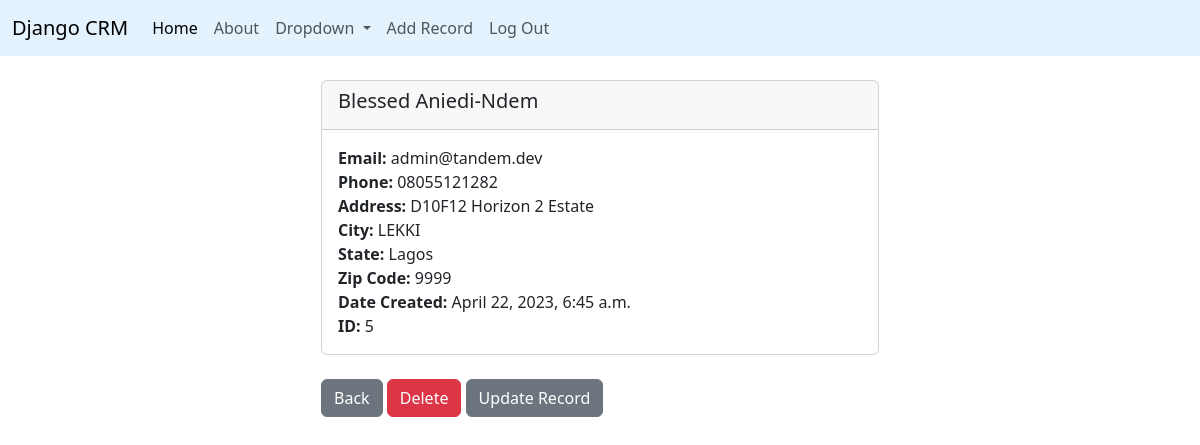
The app's page /record/5 (signed in) with its own data.
### crmapp/models.py (models this page shows, shortened)
class Record(models.Model):
  created_at = models.DateTimeField(auto_now_add=True)
  first_name = models.CharField(max_length=50)
  last_name = models.CharField(max_length=50)
  email = models.CharField(max_length=100)
  phone = models.CharField(max_length=15)
  address = models.CharField(max_length=150)
  city = models.CharField(max_length=50)
  state= models.CharField(max_length=50)
  zipcode = models.CharField(max_length=10)

### crmapp/views.py (the view)
# urls.py: path('record/<int:pk>', views.customer_record, name='record'),
def customer_record(request, pk):
  if request.user.is_authenticated:
    customer_record = Record.objects.get(id=pk)
    return render(request, 'crmapp/record.html', {'customer_record': customer_record})
  else:
    messages.success(request, "You must be logged in to view records!")
    return redirect('home')

### crmapp/templates/crmapp/record.html
{% extends 'crmapp/base.html' %}
{% block content %}
<div class="col-md-6 offset-md-3">
  <div class="card">
  <div class="card-header">
    <h5 class="card-title">
    {{ customer_record.first_name }}
    {{ customer_record.last_name }}
    </h5>
  </div>
  <div class="card-body">
    <p class="card-text">
    <strong>Email: </strong>{{ customer_record.email }}<br/>
    <strong>Phone: </strong>{{ customer_record.phone }}<br/>
    <strong>Address: </strong>{{ customer_record.address }}<br/>
    <strong>City: </strong>{{ customer_record.city }}<br/>
    <strong>State: </strong>{{ customer_record.state }}<br/>
    <strong>Zip Code: </strong>{{ customer_record.zipcode }}<br/>
    <strong>Date Created: </strong>{{ customer_record.created_at }}<br/>
    <strong>ID: </strong>{{ customer_record.id }}<br/>
    </p>
  </div>
</div>
<br/>
<a href="{% url 'home' %}" class="btn btn-secondary">Back</a>
<a href="{% url 'detete_record' customer_record.id %}" class="btn btn-danger">Delete</a>
<a href="{% url 'update_record' customer_record.id %}" class="btn btn-secondary">Update Record</a>
</div>
{% endblock content %}

### records on screen
Record: first_name "Blessed", last_name "Aniedi-Ndem", email "admin@tandem.dev", phone "08055121282", address "D10F12 Horizon 2 Estate", city "LEKKI", state "Lagos", zipcode "9999", created_at "April 22, 2023, 6:45 a.m.", id "5"
